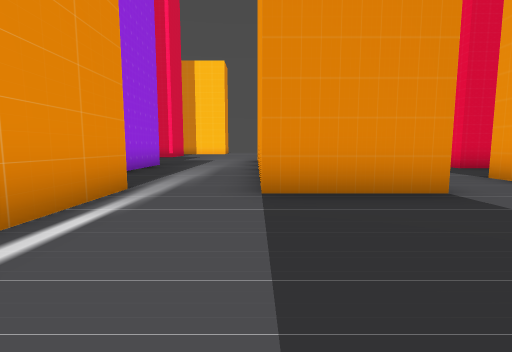
[1] (above)

18 first-person views from a walk through a 3-D level made in the Godot game engine. The camera is 1.5 m above the floor, tilts 6° down and sees 85° across. The floor is counted in squares, 2.4 m on a side. Each view is taken from the middle of a square. On the plan, view 1 faces up. The plan holds only what a view shows up to about 9 squares ahead; the rest is blank. The place goes on beyond the plan.

[2]
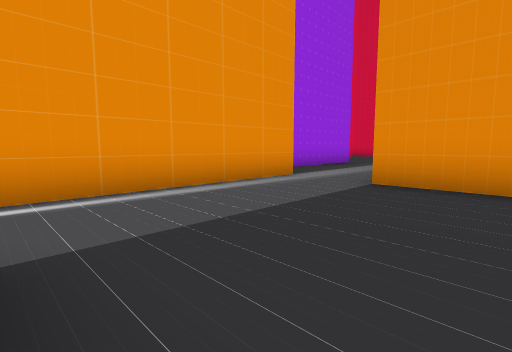

[3]
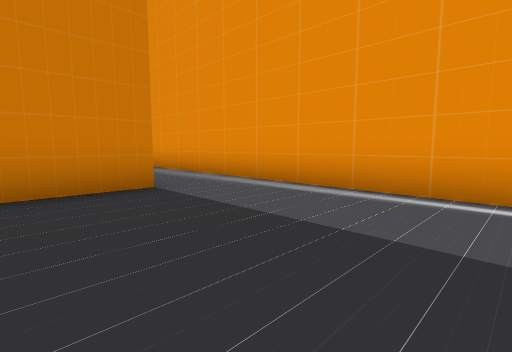

[4]
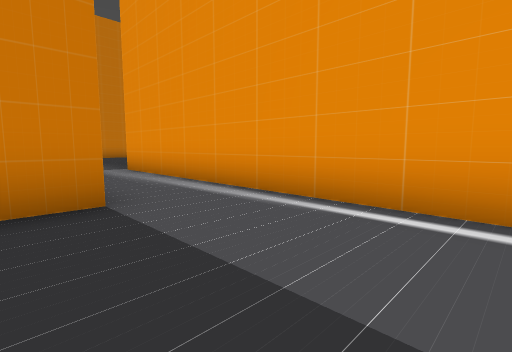

[5]
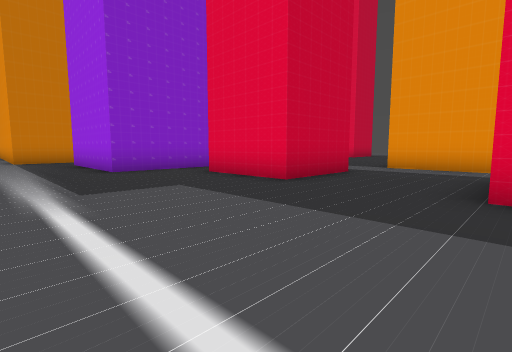

[6]
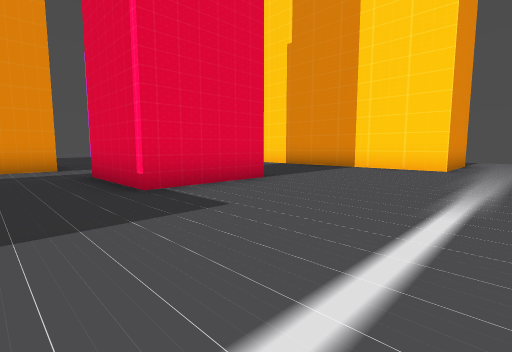

[7]
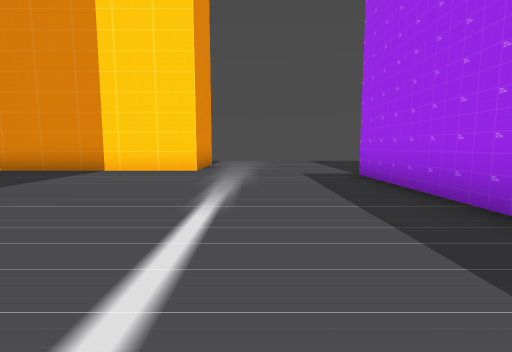

[8]
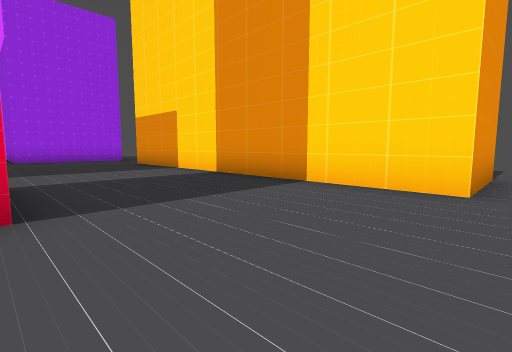

[9]
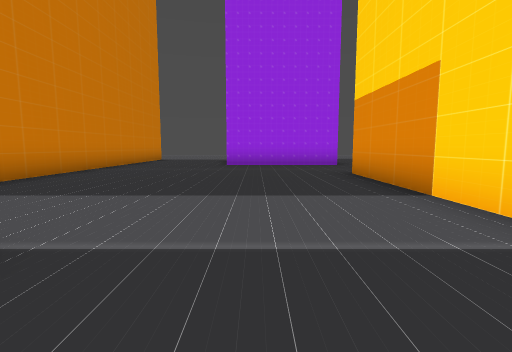

[10]
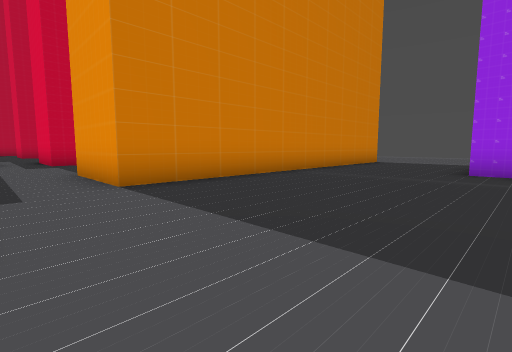

[11]
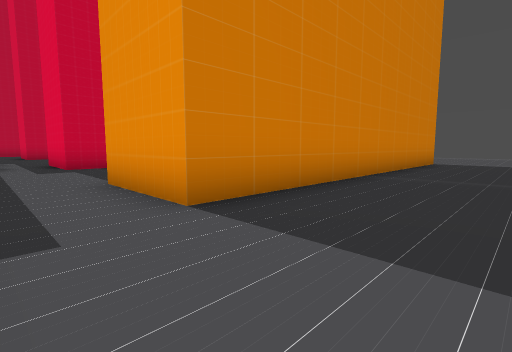

[12]
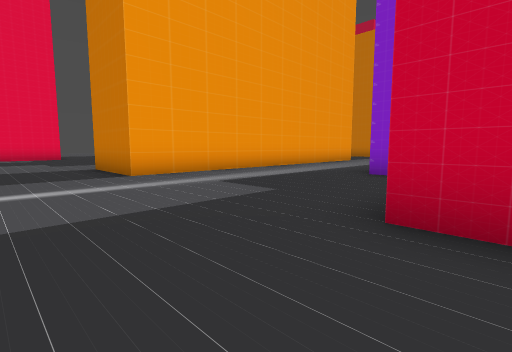

[13]
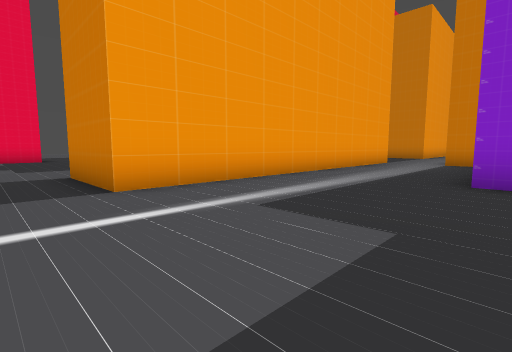

[14]
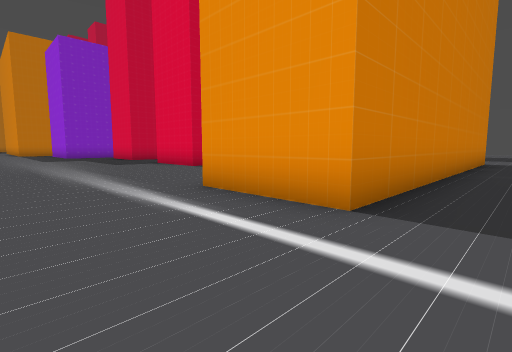

[15]
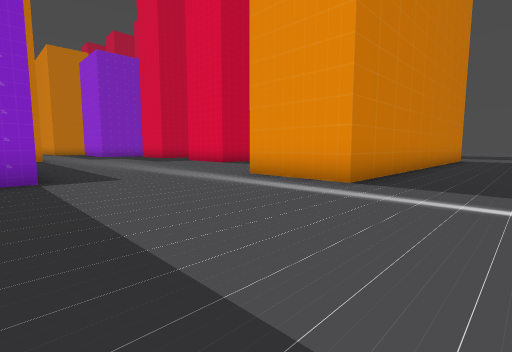

[16]
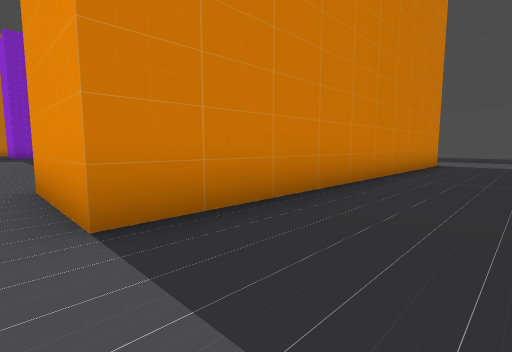

[17]
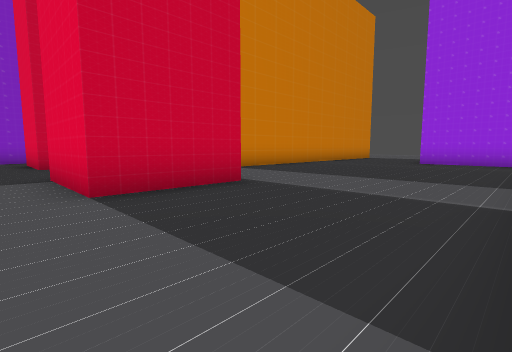

[18]
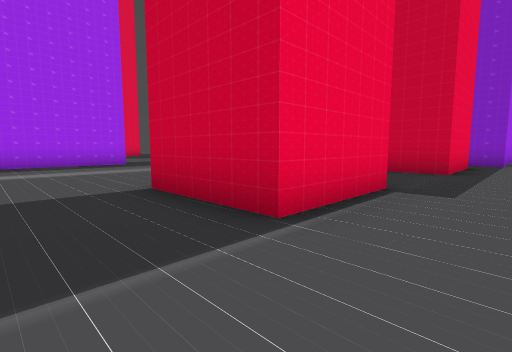

### Floor plan
Key: @ floor where view 1 was taken; . floor; B block; O other object.
Columns run from 19 left of view 1 to 2 right of it. Each row starts with its distance up from view 1.
 28        ...............
 27       ................
 26       ................
 25        OOOOOOOOOO.....
 24     .. OOOOOOOOOO.....
 23    B..................
 22    B.................B
 21    B.................B
 20    B.................B
 19 ............OOO......B
 18 ............O O......B
 17 ............OOO......
 16 OOOOOOOOOO............
 15          O............
 14          O............
 13          ...OO.....OOO
 12          ...OO.....O
 11          ...  .....O
 10         OO.. ......O
  9          O.BBBBB...O
  8          O.    B...O
  7                B...O
  6                B...O
  5                 ...O
  4                 OO.OOO
  3                  O....
  2                  O....
  1                  O....
  0                  O.@..
 -1                  O....
 -2                  O.OOO
 -3                  O.
 -4                  O.
 -5                  O.
 -6                  O.

Positions as (right, up) in squares from view 1, and headings:
1: (0, 0), facing up
2: (2, -1), facing up-left
3: (2, 3), facing down-left
4: (1, 2), facing down-left
5: (-1, 17), facing down-left
6: (-1, 15), facing up-left
7: (-1, 16), facing up
8: (-2, 19), facing up-left
9: (-6, 21), facing left
10: (-8, 21), facing down-left
11: (-8, 19), facing down-left
12: (-6, 16), facing down-right
13: (-4, 15), facing down-right
14: (0, 27), facing down-left
15: (2, 28), facing down-left
16: (-2, 28), facing down-left
17: (-4, 23), facing down-left
18: (-9, 21), facing down-right
